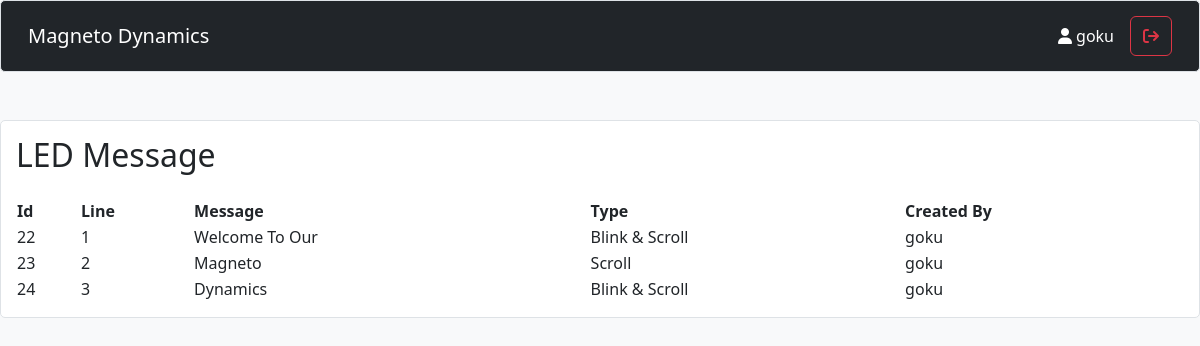
Screenshot of /dataview.php (signed in) with the database file from the repository.
### tables this page shows
CREATE TABLE `data` (
  `id` int(50) NOT NULL,
  `line` int(3) NOT NULL,
  `message` text NOT NULL,
  `effect` text NOT NULL,
  `owner` varchar(50) NOT NULL
);

CREATE TABLE `users` (
  `id` int(20) NOT NULL,
  `username` varchar(50) NOT NULL,
  `email` varchar(50) NOT NULL,
  `password` varchar(10) NOT NULL,
  `usertype` text NOT NULL
);

### dataview.php (the view, shortened to what this page needs)
<?php
require('connection.php');
$sql = "SELECT * FROM data";
$result = mysqli_query($con, $sql);
?>
<!DOCTYPE html>
<html lang="en">
<head>
    <link href="https://cdn.jsdelivr.net/npm/bootstrap@5.3.3/dist/css/bootstrap.min.css" rel="stylesheet">
    <link rel="stylesheet" href="https://cdn.datatables.net/2.1.3/css/dataTables.dataTables.min.css">
    <link rel="stylesheet" href="https://cdnjs.cloudflare.com/ajax/libs/font-awesome/6.6.0/css/all.min.css">
</head>
<body>
<nav class="navbar navbar-expand-lg navbar-dark bg-dark">
  <div class="container-fluid">
    <a class="navbar-brand" href="#">Magneto Dynamics</a>
    <div class="collapse navbar-collapse" id="navbarSupportedContent">
      <ul class="navbar-nav me-auto mb-2 mb-lg-0">
        <li class="nav-item">
          <a class="nav-link active" aria-current="page" href="#"></a>
        </li>
        <li class="nav-item">
          <a class="nav-link" href="#"></a>
        </li>
        <li class="nav-item">
          <a class="nav-link disabled" href="#" tabindex="-1" aria-disabled="true"></a>
        </li>
      </ul>
      <form action="./logout.php" class="d-flex">
                <span class="navbar-text text-white me-3">
                    <i class="fa-solid fa-user"></i> <?php echo $_SESSION['username']; ?>
                </span>
                    <button class="btn btn-outline-danger" type="submit">
                    <i class="fa-solid fa-arrow-right-from-bracket"></i>
</button>
                </form>
    </div>
  </div>
</nav>
<div class="container mt-5">
    <h2 class="mb-4">LED Message </h2>
    <table id="dataTable"  style="width:100%">
        <thead>
            <tr>
                <th>Id</th>
                <th>Line</th>
                <th>Message</th>
                <th>Type</th>
                 <th>Created By</th>
            </tr>
        </thead>
        <tbody>
            <?php
            if (mysqli_num_rows($result) > 0) {
                while($row = mysqli_fetch_assoc($result)) {
                    $id = $row["id"];
                    $line = $row["line"];
                    $message = $row["message"];
                    $effect = $row["effect"];
                    $owner = $row["owner"];
                    switch ($effect) {
                        case 1:
                            $effect = "Scroll";
                            break;
                        case 2:
                            $effect = "Blink & Scroll";
                            break;
                    }
                    echo "<tr>";
                    echo "<td>" . $id . "</td>";
                    echo "<td>" . $line . "</td>";
                    echo "<td>" . $message . "</td>";
                    echo "<td>" . $effect . "</td>";
                    $owner_sql = "SELECT username FROM users WHERE id='$owner'";
                    $owner_result = mysqli_query($con, $owner_sql);
                    $owner_row = mysqli_fetch_assoc($owner_result);
                    $owner_name = $owner_row ? $owner_row["username"] : "Unknown";
                    echo "<td>" . $owner_name . "</td>";
                    echo "</tr>";
                }
            }
            ?>
        </tbody>
    </table>
</div>
</body>
</html>

### dataview.php (style rules this page uses)
body { background-color: #f8f9fa; }
.container, .navbar, .form-group, fieldset { border: 1px solid #dee2e6; border-radius: 5px; padding: 15px; background-color: #ffffff; margin-bottom: 20px; max-width: 1200px; margin-left: auto; margin-right: auto; }

### rows the page displays
data: id "22", line "1", message "Welcome To Our", effect "Blink & Scroll", users.username "goku"
data: id "23", line "2", message "Magneto", effect "Scroll", users.username "goku"
data: id "24", line "3", message "Dynamics", effect "Blink & Scroll", users.username "goku"

### other values shown
$_SESSION['username'] "goku"
